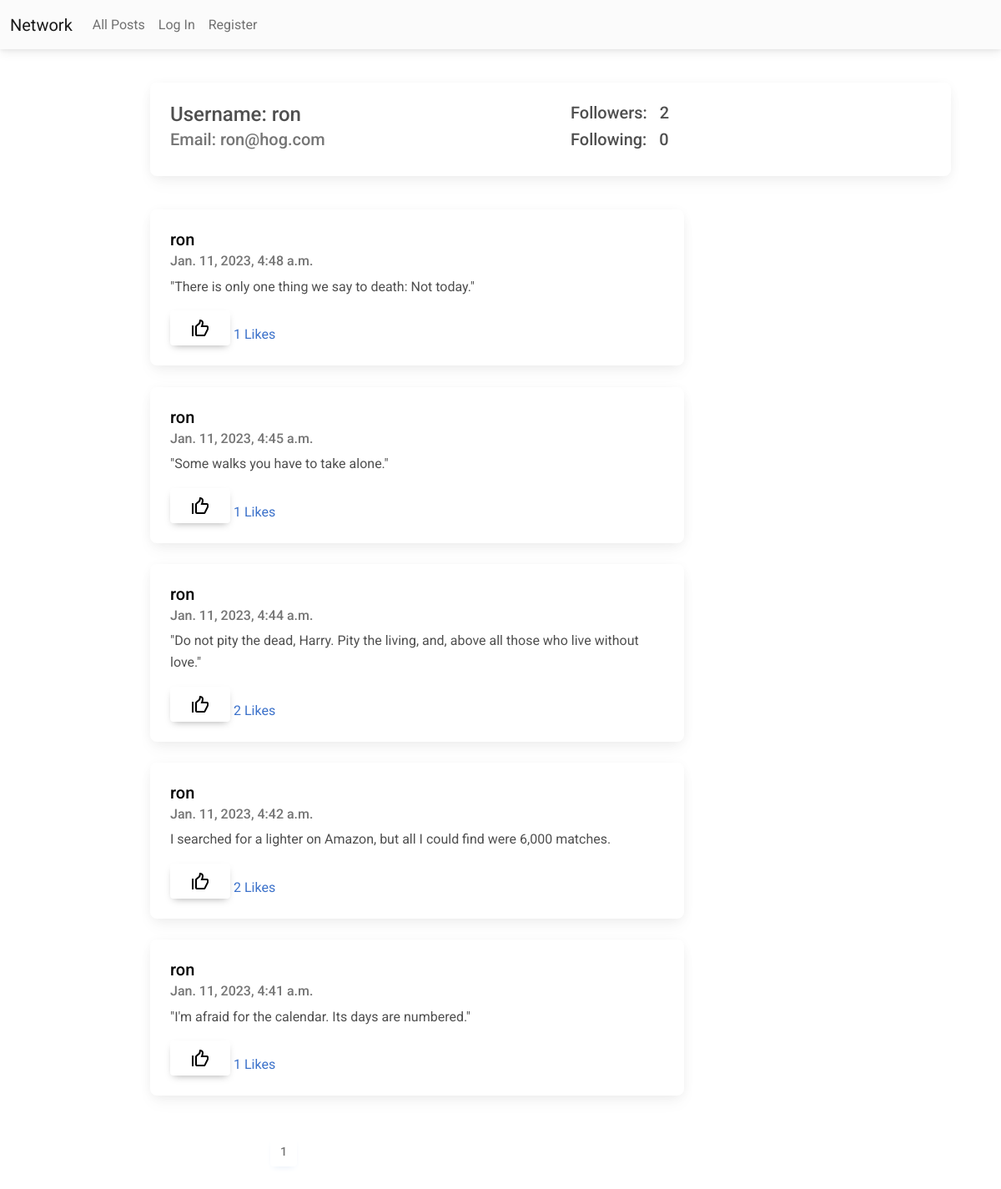
/profile/ron, run on the app's committed database.
### network/models.py (models this page shows, shortened)
class User(AbstractUser):
    followers = models.ManyToManyField("User", blank=True, related_name="user_following")
    following = models.ManyToManyField("User", blank=True, related_name="user_followers")

class Post(models.Model):
    id = models.AutoField(primary_key=True)
    user = models.ForeignKey(User, on_delete=models.CASCADE, related_name="posts")
    content = models.TextField(blank=True)
    likes = models.ManyToManyField(User, blank=True, related_name="liked_posts")
    timestamp = models.DateTimeField(auto_now_add=True)

### profilepage/views.py (the view)
# urls.py: path("<str:username>", views.profile, name="profile"),
def profile(request, username):
    profile = User.objects.get(username=username)
    followers = profile.followers.all()
    following = profile.following.all()
    posts = profile.posts.all().order_by('-timestamp')
    paginator = Paginator(posts, 10)
    page_number = request.GET.get('page')
    page_obj = paginator.get_page(page_number)
    total_pages = range(1, paginator.num_pages+1)
    if request.user in followers:
        is_follower = True
    else:
        is_follower = False
    context={'profile': profile, 'followers': followers, 'following': following, 'page_obj': page_obj, 'total_pages': total_pages, 'is_follower': is_follower}
    return render(request, "profilepage/profile.html", context=context)

### profilepage/templates/profilepage/profile.html (shortened to what this page needs)
{% extends "network/layout.html" %}
{% load static %}
{% block body %}
    <div class="userdetails">
        <div class="spacing">
            <div class="card mb-3" style="width: 60rem;">
                <div class="row g-0">
                    <div class="col-md-6">
                        <div class="card-body">
                            <h4 class="card-title">Username: {{ profile.username }}</h4>
                            <h5 class="card-subtitle mb-2 text-muted">Email: {{ profile.email }}</h5>
                        </div>
                    </div>
                    <div class="col-md-6">
                        <div class="card-body">
                            <h5 class="card-title">Followers: &nbsp; {{followers|length}}</h5>
                            <h5 class="card-title">Following: &nbsp; {{following|length}}</h5>
                        </div>
                    </div>
                </div>
            </div>
        </div>
    </div>
    <div class="userposts">
        <div class="spacing">
            {% for post in page_obj %}
                <div class="card">
                    <div class="card-body" id="post-{{post.pk}}">
                        <a class="post_user" href="{% url 'profile' post.user %}"><h5 class="card-title">{{post.user}}</h5></a>
                        <h6 class="card-subtitle mb-2 text-muted">{{ post.timestamp }}</h6>
                        <p id="content-{{post.pk}}"class="card-text">{{ post.content }}</p>
                        {% if user in post.likes.all %}
                            <input id="like-{{post.pk}}" type="image" data-postid={{post.pk}} data-status="liked" src="{% static 'network/img/liked.png' %}" class="like btn">
                        {% else %}
                            <input id="like-{{post.pk}}" type="image" data-postid={{post.pk}} data-status="unliked" src="{% static 'network/img/unliked.png' %}" class="like btn">
                        {% endif %}
                        <a href="#" id="nooflikes-{{post.pk}}" class="card-link">
                            {{ post.likes.all.count }} Likes &nbsp
                        </a>
                    </div>
                </div>
                <br>
            {% endfor %}
            <nav id="pagination">
                <ul class="pagination">
                    {% for page in total_pages %}
                        {% if page_obj.number == page %}
                            <li class="page-item active disabled"><a class="page-link" href="#">{{ page }}</a></li>
                        {% else %}
                            <li class="page-item"><a class="page-link" href="?page={{page}}">{{ page }}</a></li>
                        {% endif %}
                    {% endfor %}
                </ul>
            </nav>
        </div>
    </div>
{% endblock %}

### network/static/network/styles.css (style rules this page uses)
.spacing { margin: 5vh 15vw; }
.card { width: 40rem; }
.post_user { text-decoration: none; color: #000; }
#pagination { text-align: center; align-items: center; margin: 3vh 12vw; }

### data on the page
User: username "ron", email "ron@hog.com"
Post: user "ron", timestamp "Jan. 11, 2023, 4:48 a.m.", content "\"There is only one thing we say to death: Not today.\"", likes.all.count "1"
Post: user "ron", timestamp "Jan. 11, 2023, 4:45 a.m.", content "\"Some walks you have to take alone.\"", likes.all.count "1"
Post: user "ron", timestamp "Jan. 11, 2023, 4:44 a.m.", content "\"Do not pity the dead, Harry. Pity the living, and, above all those who live without love.\"", likes.all.count "2"
Post: user "ron", timestamp "Jan. 11, 2023, 4:42 a.m.", content "I searched for a lighter on Amazon, but all I could find were 6,000 matches.", likes.all.count "2"
Post: user "ron", timestamp "Jan. 11, 2023, 4:41 a.m.", content "\"I'm afraid for the calendar. Its days are numbered.\"", likes.all.count "1"

### other printed values
{{ followers|length }} "2"
{{ following|length }} "0"
{{ page }} "1"
